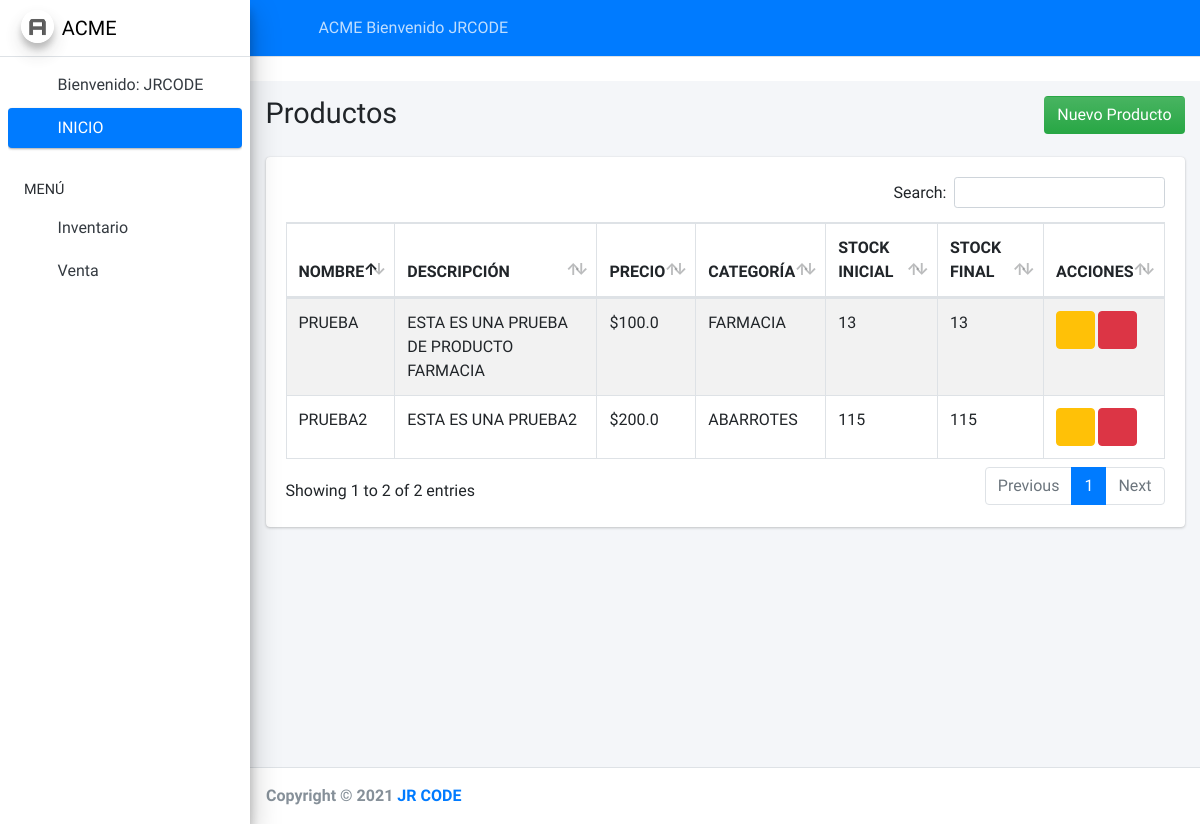
The page /producto (signed in) on the database as committed earlier.
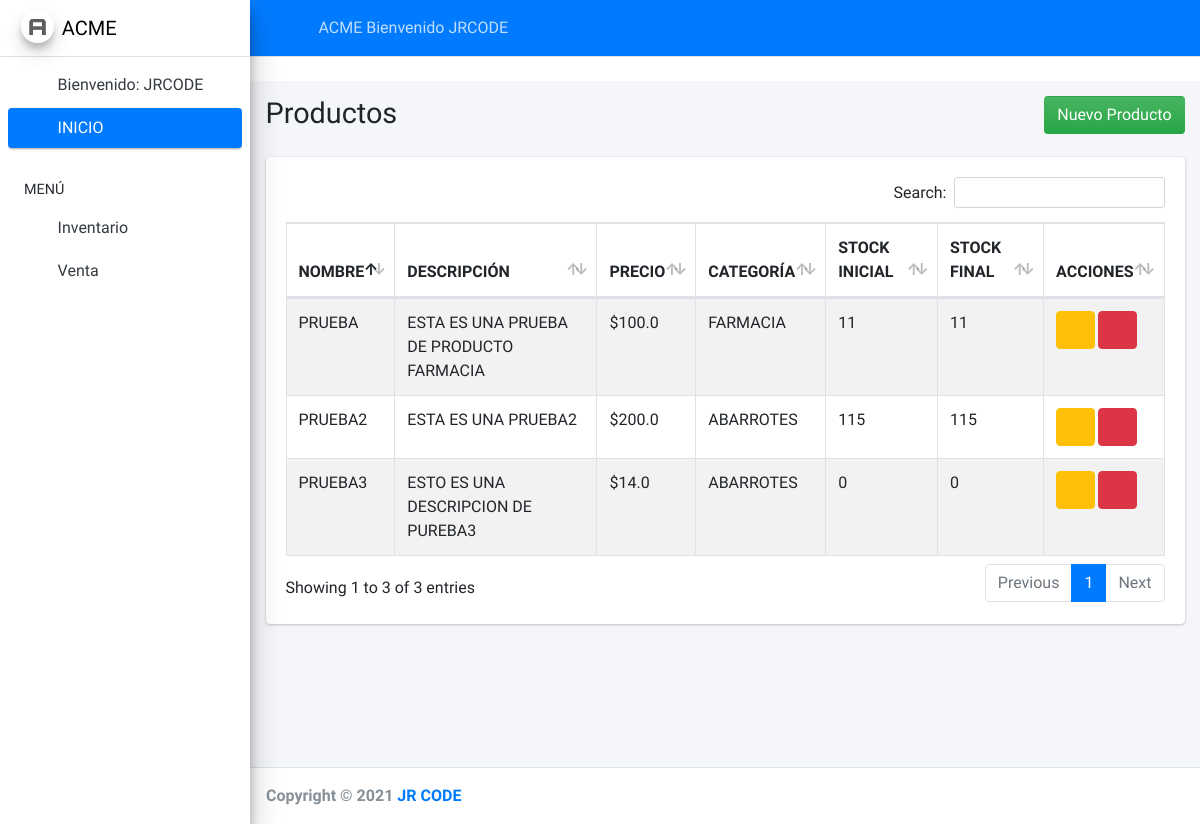
The same page on the database as committed later.
### products/models.py (models this page shows, shortened)
class Product(models.Model):
    nombre = models.CharField('Nombre del Producto', max_length=200)
    descripcion = models.TextField('Descripción del Producto')
    precio = models.FloatField(default=0)
    categoria = models.ForeignKey(Categorie, on_delete=models.CASCADE)
    stock_inicial = models.IntegerField(default=0)
    stock_final = models.IntegerField(default=0)

class Categorie(models.Model):
    TIPO = (
        ('ABARROTES', 'ABARROTES'),
        ('ELECTRONICA', 'ELECTRONICA'),
        ('FARMACIA', 'FARMACIA'),
    )
    nombre = models.CharField('Categoría', max_length=80, choices=TIPO)
    def __str__(self):
        return self.nombre

### products/views.py (the view)
# urls.py: path('producto',ProductoList.as_view(), name='producto'),
class ProductoList(LoginRequiredMixin, generic.ListView):
    model = Product
    permission_required='products.view_product'
    template_name = 'products/producto_list.html'
    context_object_name = 'obj'

### products/templates/products/producto_list.html
{% extends 'home.html' %}
{% block body %}
<br>
<div class="content-wrapper">
    <section class="content-header">
        <div class="container-fluid">
          <div class="row mb-2">
            <div class="col-sm-6">
              <h1>Productos</h1>
            </div>
            <div class="col-sm-6">
              <ol class="breadcrumb float-sm-right">
                <a href="{% url 'products:producto_nuevo'  %}">
                  <button type="button" class="btn btn-block bg-gradient-success">Nuevo Producto</button>
                </a>
              </ol>
            </div>
          </div>
        </div>
      </section>
<section class="content">
    <div class="container-fluid">
      <div class="row">
        <div class="col-12">
          <div class="card">
            <div class="card-body">
              <table id="example1" class="table table-bordered table-striped">
                <thead>
                <tr>
                  <th>NOMBRE</th>
                  <th>DESCRIPCIÓN</th>
                  <th>PRECIO</th>
                  <th>CATEGORÍA</th>
                  <th>STOCK INICIAL</th>
                  <th>STOCK FINAL</th>
                  <th>ACCIONES</th>
                </tr>
                </thead>
                <tbody>
                    {% for pro in obj %}
                    <tr>
                      <td>{{ pro.nombre }}</td>
                      <td>{{ pro.descripcion }}</td>
                      <td>${{ pro.precio }}</td>
                      <td>{{ pro.categoria }}</td>
                      <td>{{ pro.stock_inicial }}</td>
                      <td>{{ pro.stock_final }}</td>
                      <td><a href="{% url 'products:producto_edit'  pro.id %}" class="href btn btn-warning btn-circle">
                          <i class="fa fa-edit"></i>
                      </a>
                      <a href="{% url 'products:producto_delete' pro.id %}" class="btn btn-danger btn-circle">
                      <i class="fa fa-trash"></i></a>
                      </td>
                    </tr>
                    {% endfor %}
                </tbody>
              </table>
            </div>
          </div>
        </div>
      </div>
    </div>
  </section>
</div>
{% endblock body %}

Rows that differ between the two databases and show on the page:
changed Product "PRUEBA": stock_inicial "13" → "11"; stock_final "13" → "11"
added Product: nombre "PRUEBA3", descripcion "ESTO ES UNA DESCRIPCION DE PUREBA3", precio "14.0", categoria "ABARROTES", stock_inicial "0", stock_final "0"
Other text that changed with them:
text written by a page script: "Search: Showing 1 to 2 of 2 entries Previous 1 Next" → "Search: Showing 1 to 3 of 3 entries Previous 1 Next"
